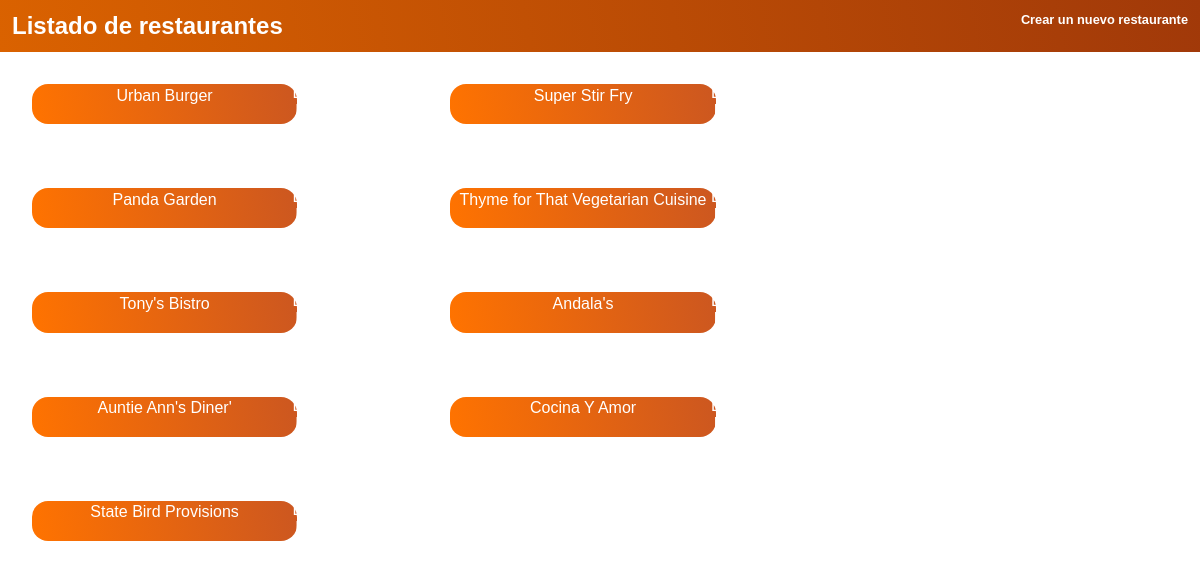
/restaurant/, run on the app's committed database.
### el finalfinal proyecto/database_setup.py (models this page shows, shortened)
class Restaurant(Base):
    __tablename__ = 'restaurant'
    id = Column(Integer, primary_key=True)
    name = Column(String(250), nullable=False)

### el finalfinal proyecto/finalproject.py (the view)
@app.route('/')
@app.route('/restaurant/')
def showRestaurants():
    DBSession = sessionmaker(bind=engine)
    session = DBSession()
    restaurants = session.query(Restaurant).all()
    return render_template('restaurants.html', restaurants=restaurants)

### el finalfinal proyecto/templates/restaurants.html (shortened to what this page needs)
<html>
<head>
	<link rel=stylesheet type=text/css href="{{ url_for('static', filename='estilo.css') }}">
</head>
<body>
<nav>
	<div class="title">
		<h1>Listado de restaurantes</h1>
	</div>
	<div class="create">
		<a href="{{url_for('newRestaurant')}}"> <h3> Crear un nuevo restaurante </h3></a>
	</div>
</nav>
	{% for restaurant in restaurants %}
 <div class="container">
	<div class="restaurantes">
		<nav class="menu"><a href="{{url_for('showMenu', restaurant_id = restaurant.id)}}">
			<p>{{restaurant.name}}</p></a></nav>
		<div class="boton">
			<p class="botones"> <a href="{{url_for('deleteRestaurant',restaurant_id = restaurant.id)}}">Borrar</a></p>
			<p class="botones"><a href="{{url_for('editRestaurant',restaurant_id = restaurant.id)}}">Editar</a></p>
		</div>
	</div>
</div>
{% endfor %}
</body>
</html>

### el finalfinal proyecto/static/estilo.css (style rules this page uses)
* { margin: 0%; padding: 0%; font-family: Arial, Helvetica, sans-serif; }
body { background-image: url(https://images.wallpaperscraft.com/image/single/restaurant_cafe_appliances_tables_chairs_interior_design_39216_1366x768.jpg); }
h3 { font-size: 1em; display: grid; }
nav { display: flex; padding: 1%; background-image: linear-gradient(80deg, #da6200 0%, #a13909 100%); justify-content: space-between; text-decoration: none; }
nav.menu { border-radius: 16px; display: flex; justify-content: space-around; width: 260px; height: 35px; background-image: linear-gradient(80deg, #ff7300 0%, #cc5720 100%); }
.create { font-size: 0.8em; }
.container { display: inline-block; max-width: 350px; text-align: center; margin: 2rem; border-radius: 6px; }
.restaurantes { display: grid; grid-template-columns: repeat(3, 1fr); }
.botones a { float: right; }
.title, .create, nav a, .botones a { text-decoration: none; color: white; }

### data on the page
Restaurant: name "Urban Burger"
Restaurant: name "Super Stir Fry"
Restaurant: name "Panda Garden"
Restaurant: name "Thyme for That Vegetarian Cuisine"
Restaurant: name "Tony's Bistro"
Restaurant: name "Andala's"
Restaurant: name "Auntie Ann's Diner'"
Restaurant: name "Cocina Y Amor"
Restaurant: name "State Bird Provisions"
